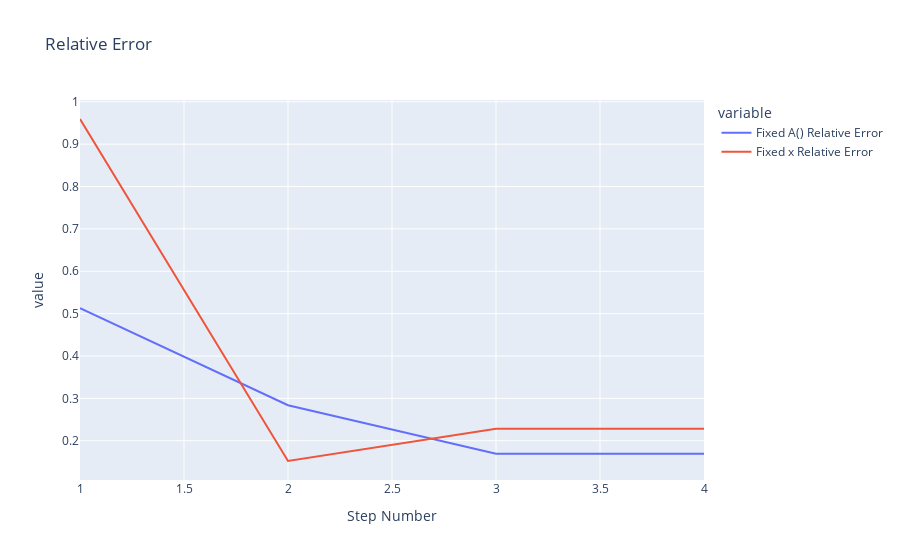

Write notebook code for a chart like this one.
### Code cell
import plotly.express as px

fig = px.line(df, 
    x="Step Number", 
    y=["Fixed A() Relative Error", 'Fixed x Relative Error'], 
    title='Relative Error'
)
fig.show()

### Figure 1 — Plotly figure (JSON) as saved in the notebook; plotly's stock layout.template omitted (floating-point values rounded to 4 significant figures)
{"data": [{"hovertemplate": "variable=Fixed A() Relative Error<br>Step Number=%{x}<br>value=%{y}<extra></extra>", "legendgroup": "Fixed A() Relative Error", "line": {"color": "#636efa", "dash": "solid"}, "marker": {"symbol": "circle"}, "mode": "lines", "name": "Fixed A() Relative Error", "orientation": "v", "showlegend": true, "type": "scatter", "x": [1, 2, 3, 4], "xaxis": "x", "y": [0.5128, 0.2839, 0.1695, 0.1695], "yaxis": "y"}, {"hovertemplate": "variable=Fixed x Relative Error<br>Step Number=%{x}<br>value=%{y}<extra></extra>", "legendgroup": "Fixed x Relative Error", "line": {"color": "#EF553B", "dash": "solid"}, "marker": {"symbol": "circle"}, "mode": "lines", "name": "Fixed x Relative Error", "orientation": "v", "showlegend": true, "type": "scatter", "x": [1, 2, 3, 4], "xaxis": "x", "y": [0.9594, 0.1523, 0.2282, 0.2282], "yaxis": "y"}], "layout": {"legend": {"title": {"text": "variable"}, "tracegroupgap": 0}, "title": {"text": "Relative Error"}, "xaxis": {"anchor": "y", "domain": [0, 1], "title": {"text": "Step Number"}}, "yaxis": {"anchor": "x", "domain": [0, 1], "title": {"text": "value"}}}}
